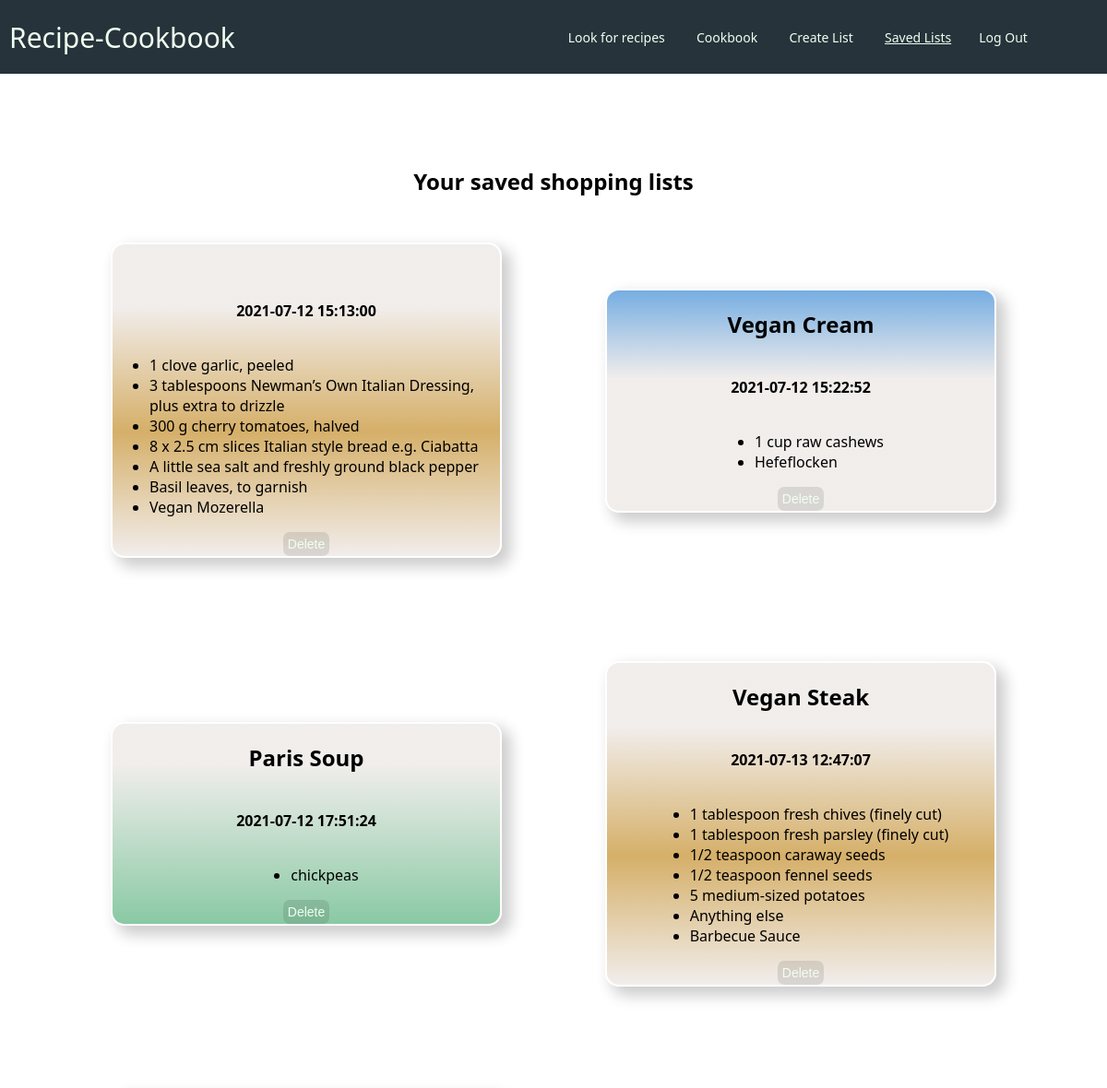
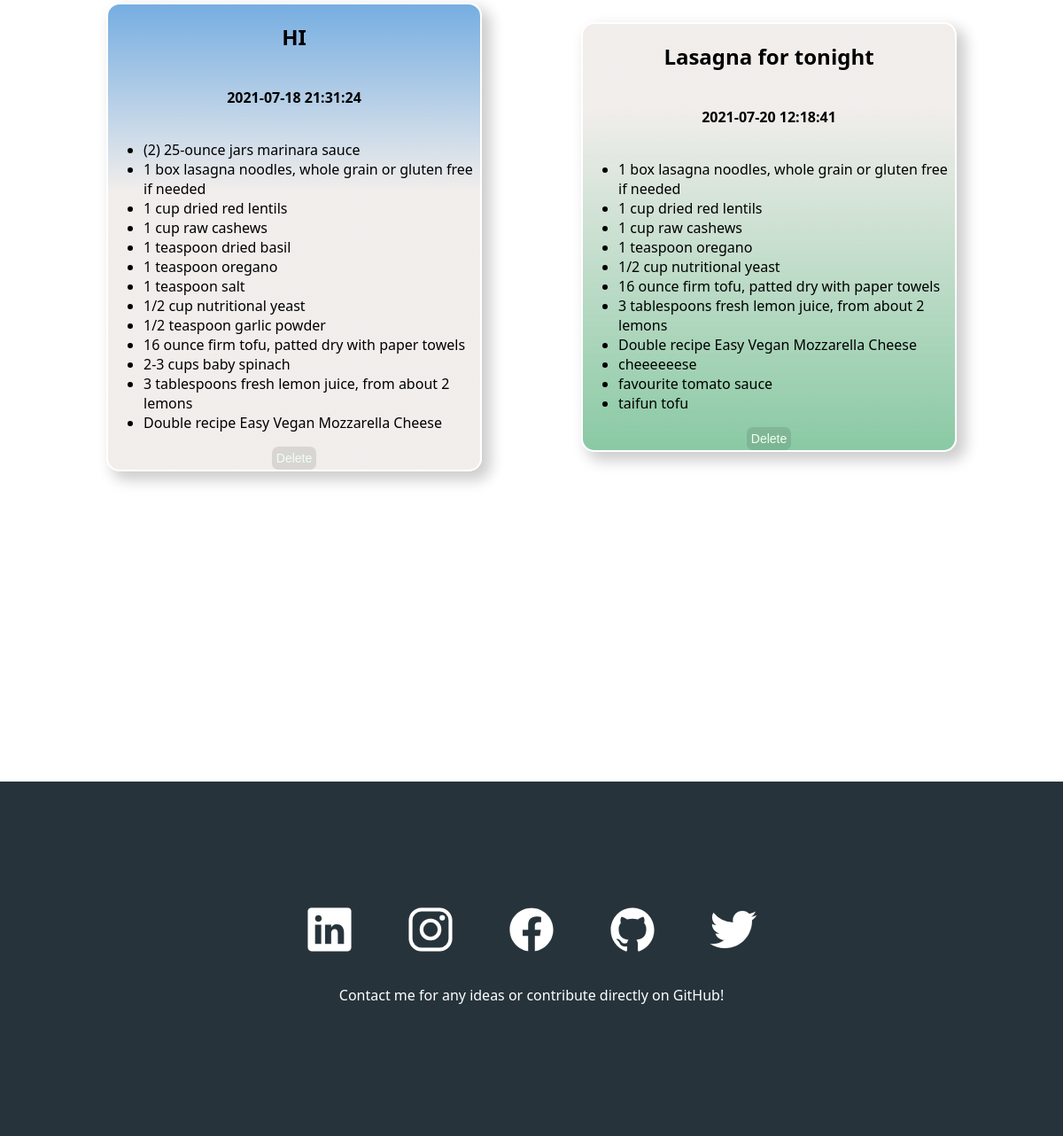
The page /views/savedLists (signed in) on the database its author committed (2 pictures, top to bottom).
### views2/models.py (models this page shows, shortened)
class ShopList(Base):
    __tablename__ = "shoplists"
    id = Column(Integer, primary_key=True)
    name = Column(String)
    date = Column(String)
    ingredients = relationship(
        "Ingredient", secondary=shoplist_ingredients, back_populates="shoplists"
    )
    users = relationship("User", secondary=users_shoplists, back_populates="shoplists")

class Ingredient(Base):
    __tablename__ = "ingredients"
    id = Column(Integer, primary_key=True)
    ingredient = Column(String, unique=True)
    measure = Column(String)
    other_info = Column(String)
    recipes = relationship(
        "Recipe", secondary=recipes_ingredients, back_populates="ingredients"
    )
    shoplists = relationship(
        "ShopList", secondary=shoplist_ingredients, back_populates="ingredients"
    )

### views2/views.py (the view, shortened to what this page needs)
@login_required
@views.route("/savedLists", methods=["GET", "POST"])
def shopList():
    if request.method == "GET":
        ingList_dicts = get_user_shoplists(session["user_id"])
        return render_template("savedLists.html", ingLists=ingList_dicts)

### views2/models.py (called while the page is built)
def get_user_shoplists(user_id):
    session = Session()
    user = session.query(User).filter(User.id == user_id).first()
    ingList = []
    for shoplist in user.shoplists:
        list_dict = {}
        list_dict["id"] = shoplist.id
        list_dict["name"] = shoplist.name
        list_dict["date"] = shoplist.date
        shop_ingList = []
        for ing in shoplist.ingredients:
            shop_ingList.append(ing.ingredient)
        list_dict["ingredients"] = shop_ingList
        ingList.append(list_dict)
    session.close()
    return ingList

### views2/templates/views2/savedLists.html (shortened to what this page needs)
{% extends "layout.html" %}
{% block main %}
<div class="main_all">
    <div class="main_header">
        <h2>
            Your saved shopping lists
        </h2>
    </div>
    <div class="wrapper shopping">
        {% for ingList in ingLists %}
        <div class="card shopping">
            <h2>
                {{ ingList["name"] }}
            </h2>
            <h4>
                {{ ingList["date"] }}
            </h4>
            <ul>
                {% for item in ingList["ingredients"] %}
                <li>
                    {{item}}
                </li>
                {% endfor %}
            </ul>
            <form class="delete_button" action="/views/delete_shoplist" method="POST">
                <button type="submit" value="{{ ingList['id'] }}" name="delete_shoplist"
                    class="btn noborder">Delete</button>
            </form>
        </div>
        {% endfor %}
    </div>
</div>
{% endblock %}

### views2/static/styles/styles.css (style rules this page uses)
* { box-sizing: border-box; }
html { scroll-behavior: smooth !important; min-height: 100%; position: relative; }
body { margin: 0; font-family: "Noto Sans", sans-serif; width: 100%; }
.main_all { margin-top: 180px; }
button { padding: 5px 6px; cursor: pointer; }
.btn { font-size: 14px; background-color: #081720e0; color: honeydew; border: 2px solid #dadada; border-radius: 7px; transition: all 0.5s ease-in-out; cursor: pointer; }
.noborder { font-size: 14px; border: none; background-color: rgba(0,0,0,0.1); padding: 5px; }
.wrapper { display: grid; grid-gap: 7rem; grid-template-columns: repeat(auto-fit, minmax(220px, 1fr)); align-items: center; width: 80%; margin: 0 auto; }
.card { display: flex; flex-direction: column; position: relative; justify-content: center; align-items: center; font-size: 14px; border: solid 2px black; border-radius: 15px; box-shadow: 0.5em 0.5em 1em .125em rgba(0,0,0,.2); background-color: rgba(3, 8, 20, 0.1); height: fit-content; width: auto; opacity: 0; transform: translateY(4em) rotateZ(-5deg); transition: transform 4s .25s cubic-bezier(0,1,.3,1), opacity .3s .25s ease-out; overflow: hidden; cursor: pointer; will-change: transform, opacity; background-size: cover; background-position: center; background-repeat: no-repeat; }
.main_header { text-align: center; }
.wrapper.shopping { grid-template-columns: repeat(auto-fit, minmax(400px, 1fr)); margin-top: 50px; }
.card.shopping { font-size: 16px; background: linear-gradient(rgba(64, 142, 214, 0.719),rgba(240, 236, 234, 0.925) 40%); border: 2px solid white; cursor: auto; }
.card.shopping:nth-of-type(3n) { background: linear-gradient(rgba(240, 236, 234, 0.925) 20%,rgba(91, 180, 128, 0.719)); }
.card.shopping:nth-of-type(3n + 1) { background: linear-gradient(rgba(240, 236, 234, 0.925) 20%,rgba(197, 144, 46, 0.719), rgba(240, 236, 234, 0.925)); }
.is-visible { opacity: 1; }
.rotate { transform: rotate(0); }

### rows shown on the page
ShopList: date "2021-07-12 15:13:00", {{ ingList['id'] }} 29 (drawn)
Ingredient: ingredient "1 clove garlic, peeled"
Ingredient: ingredient "3 tablespoons Newman’s Own Italian Dressing, plus extra to drizzle"
Ingredient: ingredient "300 g cherry tomatoes, halved"
Ingredient: ingredient "8 x 2.5 cm slices Italian style bread e.g. Ciabatta"
Ingredient: ingredient "A little sea salt and freshly ground black pepper"
Ingredient: ingredient "Basil leaves, to garnish"
Ingredient: ingredient "Vegan Mozerella"
ShopList: name "Vegan Cream", date "2021-07-12 15:22:52", {{ ingList['id'] }} 32 (drawn)
Ingredient: ingredient "1 cup raw cashews"
Ingredient: ingredient "Hefeflocken"
ShopList: name "Paris Soup", date "2021-07-12 17:51:24", {{ ingList['id'] }} 33 (drawn)
Ingredient: ingredient "chickpeas"
ShopList: name "Vegan Steak", date "2021-07-13 12:47:07", {{ ingList['id'] }} 34 (drawn)
Ingredient: ingredient "1 tablespoon fresh chives (finely cut)"
Ingredient: ingredient "1 tablespoon fresh parsley (finely cut)"
Ingredient: ingredient "1/2 teaspoon caraway seeds"
Ingredient: ingredient "1/2 teaspoon fennel seeds"
Ingredient: ingredient "5 medium-sized potatoes"
Ingredient: ingredient "Anything else"
Ingredient: ingredient "Barbecue Sauce"
ShopList: name "HI", date "2021-07-18 21:31:24", {{ ingList['id'] }} 37 (drawn)
Ingredient: ingredient "(2) 25-ounce jars marinara sauce"
Ingredient: ingredient "1 box lasagna noodles, whole grain or gluten free if needed"
Ingredient: ingredient "1 cup dried red lentils"
Ingredient: ingredient "1 teaspoon dried basil"
Ingredient: ingredient "1 teaspoon oregano"
Ingredient: ingredient "1 teaspoon salt"
Ingredient: ingredient "1/2 cup nutritional yeast"
Ingredient: ingredient "1/2 teaspoon garlic powder"
Ingredient: ingredient "16 ounce firm tofu, patted dry with paper towels"
Ingredient: ingredient "2-3 cups baby spinach"
Ingredient: ingredient "3 tablespoons fresh lemon juice, from about 2 lemons"
Ingredient: ingredient "Double recipe Easy Vegan Mozzarella Cheese"
ShopList: name "Lasagna for tonight", date "2021-07-20 12:18:41", {{ ingList['id'] }} 38 (drawn)
Ingredient: ingredient "cheeeeeese"
Ingredient: ingredient "favourite tomato sauce"
Ingredient: ingredient "taifun tofu"
